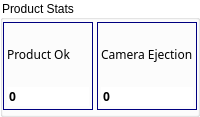
      <widget class="QGroupBox" name="groupBoxStatistics">
       <property name="styleSheet">
        <string notr="true">QGroupBox{
    background-color: transparent;
}</string>
       </property>
       <property name="title">
        <string>Product Stats</string>
       </property>
       <layout class="QGridLayout" name="gridLayout_35">
        <property name="leftMargin">
         <number>0</number>
        </property>
        <property name="topMargin">
         <number>2</number>
        </property>
        <property name="rightMargin">
         <number>0</number>
        </property>
        <property name="bottomMargin">
         <number>4</number>
        </property>
        <property name="spacing">
         <number>4</number>
        </property>
        <item row="0" column="0">
         <widget class="ContentBoardItem" name="widgetDashBoardCounterBottleFilled" native="true">
          <property name="minimumSize">
           <size>
            <width>0</width>
            <height>88</height>
           </size>
          </property>
          <property name="maximumSize">
           <size>
            <width>16777215</width>
            <height>88</height>
           </size>
          </property>
          <property name="styleSheet">
           <string notr="true">/*QFrame{
     background:rgb(249,247,248);
    border: 1px solid rgb(0,0,128);
     min-height: 80px;
     max-height: 80px;
}

QLabel{
  background:rgb(249,247,248);
  color: rgb(39,51,66);
  border: 0px solid rgb(0,0,128);
  font-size: 16px;
  font-family: Siemens Sans;
  min-height: 20px;
  max-height: 20px;
}
*/
QDoubleSpinBox{
min-width: 0px;
border: 0px;
}

QWidget{
     border: 1px solid rgb(0,0,128);
 }

QLabel{
   border: 0px solid rgb(0,0,128);
}
</string>
          </property>
          <layout class="QGridLayout" name="gridLayout_34">
           <property name="leftMargin">
            <number>4</number>
           </property>
           <property name="topMargin">
            <number>4</number>
           </property>
           <property name="rightMargin">
            <number>4</number>
           </property>
           <property name="bottomMargin">
            <number>4</number>
           </property>
           <property name="spacing">
            <number>4</number>
           </property>
           <item row="1" column="0">
            <widget class="QLabel" name="labelDashBoardBottleFilled">
             <property name="font">
              <font>
               <family>Siemens Sans</family>
              </font>
             </property>
             <property name="text">
              <string>Product Ok</string>
             </property>
            </widget>
           </item>
           <item row="2" column="0">
            <widget class="QDoubleSpinBox" name="doubleSpinBoxBottleFilled">
             <property name="font">
              <font>
               <family>Siemens Sans</family>
               <weight>75</weight>
               <bold>true</bold>
              </font>
             </property>
             <property name="styleSheet">
              <string notr="true">QDoubleSpinBox{
min-width: 0px;
border: 0px;
}</string>
             </property>
             <property name="wrapping">
              <bool>false</bool>
             </property>
             <property name="readOnly">
              <bool>true</bool>
             </property>
             <property name="buttonSymbols">
              <enum>QAbstractSpinBox::NoButtons</enum>
             </property>
             <property name="suffix">
              <string/>
             </property>
             <property name="decimals">
              <number>0</number>
             </property>
             <property name="minimum">
              <double>0.000000000000000</double>
             </property>
             <property name="maximum">
              <double>10000000.000000000000000</double>
             </property>
             <property name="singleStep">
              <double>1.000000000000000</double>
             </property>
             <property name="value">
              <double>0.000000000000000</double>
             </property>
            </widget>
           </item>
          </layout>
         </widget>
        </item>
        <item row="0" column="1">
         <widget class="ContentBoardItem" name="widgetDashBoardCounterBottleNotFilled" native="true">
          <property name="minimumSize">
           <size>
            <width>0</width>
            <height>88</height>
           </size>
          </property>
          <property name="maximumSize">
           <size>
            <width>16777215</width>
            <height>88</height>
           </size>
          </property>
          <property name="styleSheet">
           <string notr="true">/*QFrame{
     background:rgb(249,247,248);
    border: 1px solid rgb(0,0,128);
     min-height: 80px;
     max-height: 80px;
}

QLabel{
  background:rgb(249,247,248);
  color: rgb(39,51,66);
  border: 0px solid rgb(0,0,128);
  font-size: 16px;
  font-family: Siemens Sans;
  min-height: 20px;
  max-height: 20px;
}
*/
QDoubleSpinBox{
min-width: 0px;
border: 0px;
}

QWidget{
     border: 1px solid rgb(0,0,128);
 }

QLabel{
   border: 0px solid rgb(0,0,128);
}</string>
          </property>
          <layout class="QGridLayout" name="gridLayout_45">
           <property name="leftMargin">
            <number>4</number>
           </property>
           <property name="topMargin">
            <number>4</number>
           </property>
           <property name="rightMargin">
            <number>4</number>
           </property>
           <property name="bottomMargin">
            <number>4</number>
           </property>
           <property name="spacing">
            <number>4</number>
           </property>
           <item row="0" column="0">
            <widget class="QLabel" name="labelDashBoardBottleNotFilled">
             <property name="font">
              <font>
               <family>Siemens Sans</family>
              </font>
             </property>
             <property name="text">
              <string>Camera Ejection</string>
             </property>
            </widget>
           </item>
           <item row="2" column="0">
            <widget class="QDoubleSpinBox" name="doubleSpinBoxBottleNotFilled">
             <property name="font">
              <font>
               <family>Siemens Sans</family>
               <weight>75</weight>
               <bold>true</bold>
              </font>
             </property>
             <property name="styleSheet">
              <string notr="true">QDoubleSpinBox{
min-width: 0px;
border: 0px;
}</string>
             </property>
             <property name="wrapping">
              <bool>false</bool>
             </property>
             <property name="readOnly">
              <bool>true</bool>
             </property>
             <property name="buttonSymbols">
              <enum>QAbstractSpinBox::NoButtons</enum>
             </property>
             <property name="suffix">
              <string/>
             </property>
             <property name="decimals">
              <number>0</number>
             </property>
             <property name="minimum">
              <double>0.000000000000000</double>
             </property>
             <property name="maximum">
              <double>10000000.000000000000000</double>
             </property>
             <property name="singleStep">
              <double>1.000000000000000</double>
             </property>
             <property name="value">
              <double>0.000000000000000</double>
             </property>
            </widget>
           </item>
          </layout>
         </widget>
        </item>
       </layout>
      </widget>
